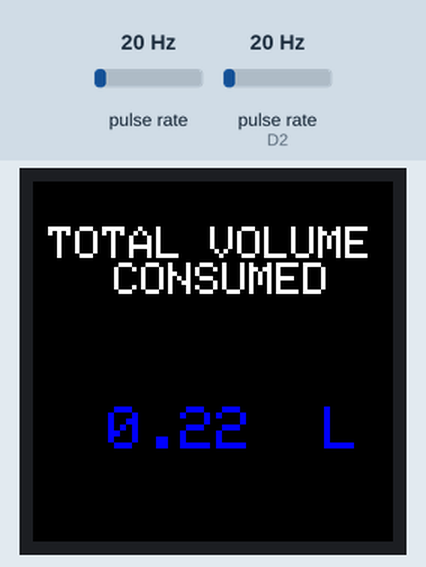
Recording of a sketch running on a simulated ESP8266 (NodeMCU). On the bench: 240×240 colour display. Wiring (inferred from the names in the program): 2 × pulse sensor: data D3 / data D2. The inputs (shaded band) are chosen by the test bench; at power-on: pulse rate 20 Hz, pulse rate (sensor on D2) 20 Hz. WiFi joins after 1.5 s; servers stay silent unless stated; what the sketch prints to the serial monitor is not drawn.

Above: at 9.3 s.
9.4 s: pulse rate (sensor 0) set to 50 Hz
At 12.2 s:
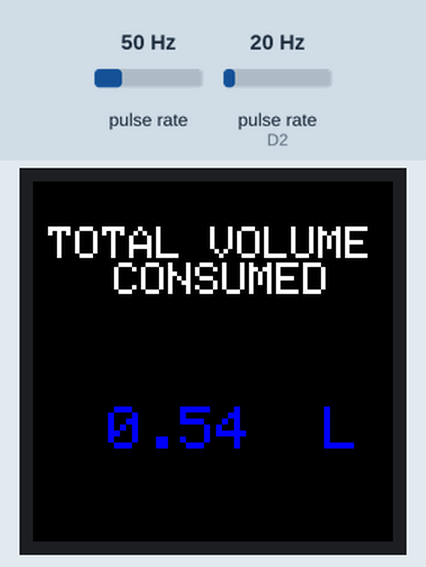
12.4 s: pulse rate (sensor on D2) set to 4 Hz
At 15.3 s:
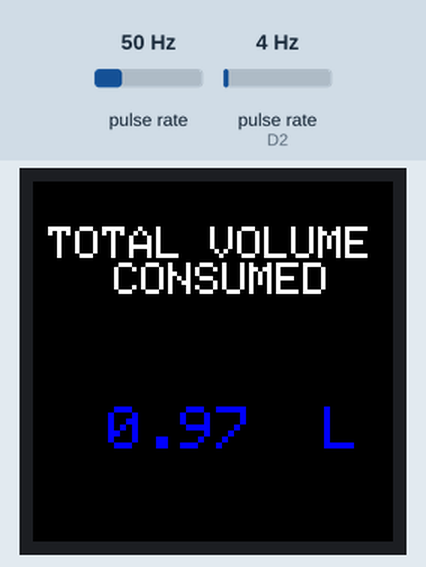
15.4 s: pulse rate (sensor 0) set to 4 Hz
At 18.3 s:
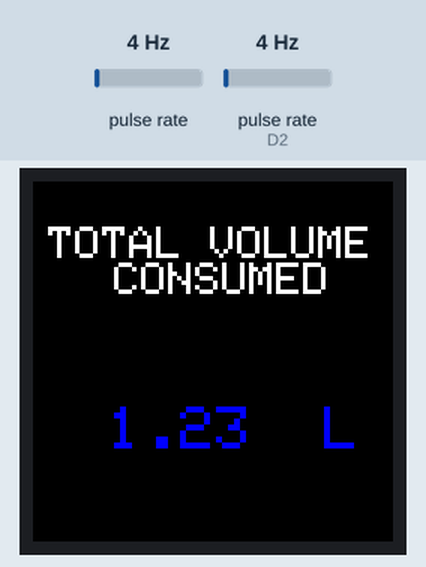
18.4 s: pulse rate (sensor on D2) set to 50 Hz
At 21.3 s:
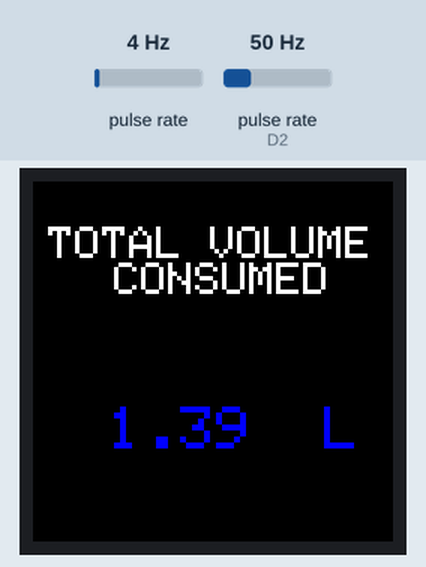
21.4 s: pulse rate (sensor 0) set to 100 Hz
At 24.3 s:
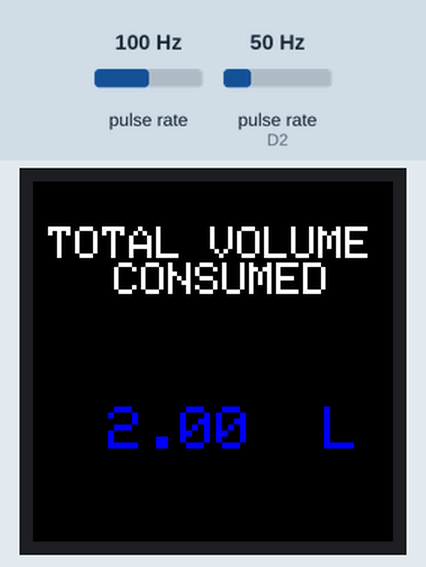
24.4 s: pulse rate (sensor on D2) set to 100 Hz
At 28.1 s:
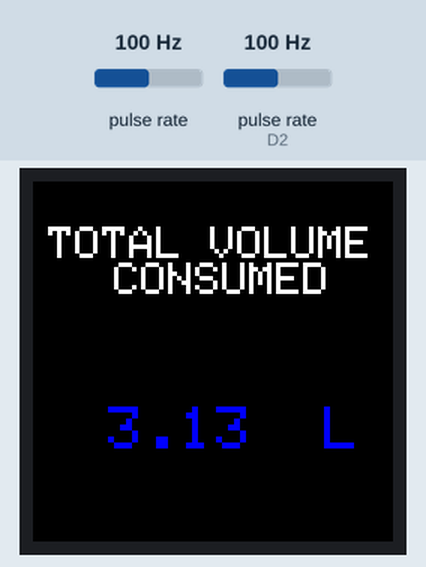
Timing chart, 0 to 28.4 s (numbered marks = the images above; inputs shaded):
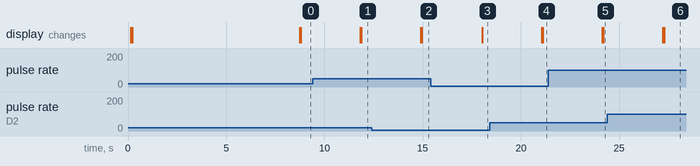

Measured:
- after the input at 9.4 s, the display: first changes after 2.4 s (image 1 shows a later state)
- after the input at 18.4 s, the display: first changes after 2.7 s (image 4 shows a later state)

The sketch:

SWM.ino
```cpp
#include<Arduino.h>
#include <EEPROM.h>
#include <ESP8266WiFi.h>
#include <ESP8266WiFi.h>
#include <ThingSpeak.h>
#include <Adafruit_GFX.h>
#include <Adafruit_ST7789.h>//OLED LIB

#define TFT_DC    D1     // TFT DC  pin is connected to NodeMCU pin D1 (GPIO5)
#define TFT_RST   D4     // TFT RST pin is connected to NodeMCU pin D2 (GPIO4)
#define TFT_CS    D8     // TFT CS  pin is connected to NodeMCU pin D8 (GPIO15)

Adafruit_ST7789 tft = Adafruit_ST7789(TFT_CS, TFT_DC, TFT_RST);

volatile int  flow_pulses1;    // Measures flow meter pulses
volatile int  flow_pulses2;
 int  lper_hour1;      // Calculated litres/hour **
int  lper_hour2;
byte flowmeter1 =D2;  // Flow Meter Pin number **
 byte flowmeter2 =D3;
 long int currentTime;
long int cloopTime;
//int consumption=0;
int time_count=0;
float totallitres1=0;
float totallitres2=0;
float totallitres3=0;
int count=0;
WiFiClient client; //mcu is the client, thingspeak as server
int channel_id = 1488683;
char writeapi_key[]= "4VAYZ9BKS2V02OV4";

void ICACHE_RAM_ATTR flow1 ()                  // Interrupt function
{
   flow_pulses1++;
}

void ICACHE_RAM_ATTR flow2 ()                  // Interrupt function
{
   flow_pulses2++;
}
void setup()
{
  tft.init(240, 240, SPI_MODE2);
  tft.setRotation(2);// ROTATION

   pinMode(flowmeter1, INPUT);
    pinMode(flowmeter2, INPUT);
   //pinMode(flowmeter2, INPUT);

   tftPrintTest(); //DISPLAY SWM
   delay(2500);

   Serial.begin(9600);
// wifi setup
   WiFi.begin("iPhone", "qwertyuio");
  while(WiFi.status() != WL_CONNECTED)
  {
    delay(1000);
    Serial.print("..");
  }
  Serial.println();
  Serial.println("NodeMCU is connected!");
  ThingSpeak.begin(client);

   //attachInterrupt(0, flow, RISING); // Setup Interrupt
   attachInterrupt(digitalPinToInterrupt(flowmeter1), flow1, RISING);
   attachInterrupt(digitalPinToInterrupt(flowmeter2), flow2, RISING);

   sei();                            // Enable interrupts
   currentTime = millis();
   cloopTime = currentTime;
   //Serial.println("total V");
   //Serial.print(totallitres,DEC);
}

void loop ()
{
   currentTime = millis();
   // Every second, calculate and print litres/hour
   if(currentTime >= (cloopTime + 1000))
   {
      cloopTime = currentTime;              // Updates cloopTime
      //Pulse frequency (Hz) = 7.5Q, Q is flow rate in L/min. (Results in +/- 3% range)
      lper_hour1 = (flow_pulses1 * 60 / 7.5); // (Pulse frequency x 60 min) / 7.5Q = flow rate in L/hour
      lper_hour2 = (flow_pulses2 * 60 / 7.5);
      totallitres1= totallitres1+ (lper_hour1 *0.00027);
      totallitres2= totallitres2+ (lper_hour2 *0.00027);
      totallitres3=totallitres1+totallitres2;
      flow_pulses1 = 0;// Reset Counter
      flow_pulses2 = 0;

      //Serial.print(lper_hour, DEC);            // Print litres/hour
      //Serial.println(" L/hour");

      // sending data to cloud
      ThingSpeak.writeField(channel_id , 1 , lper_hour1 , writeapi_key);
      ThingSpeak.writeField(channel_id , 2 , (long)totallitres1 , writeapi_key);
      ThingSpeak.writeField(channel_id , 3 , lper_hour2 , writeapi_key);
      ThingSpeak.writeField(channel_id , 4 , (long)totallitres2 , writeapi_key);
      ThingSpeak.writeField(channel_id , 5 , (long)totallitres3 , writeapi_key);
      //delay(1000);
      count++;
      if (count==2)  // 5--->15 SEC
      {

        Serial.print("Pipe1 Consumption:  ");
        Serial.print(totallitres1, 2);
        Serial.println("L");
        Serial.print("Pipe2 Consumption:  ");
        Serial.print(totallitres2, 2);
        Serial.println("L");
       Serial.print("Total Consumption:  ");
        Serial.print(totallitres3, 2);
        Serial.println("L");
       //LED display
        tft.fillScreen(ST77XX_BLACK);
        tft.setTextSize(3);
        tft.setCursor(10, 30);
         tft.setTextColor(ST77XX_WHITE);
        tft.println("TOTAL VOLUME");
        tft.println("   CONSUMED");
        tft.setCursor(50, 150);
        tft.setTextSize(4);
        tft.setTextColor(ST77XX_BLUE);
        tft.print(totallitres3, 2);
        tft.print("  L");


        count=0;
      }


   }


}

void tftPrintTest()
{
  tft.setTextWrap(false);
  tft.fillScreen(ST77XX_WHITE);// screen background color
  tft.setCursor(25, 35);//cursor pointer(x-axis,y-axis)
  tft.setTextColor(ST77XX_BLUE);//text color
  tft.setTextSize(3);// text size
  tft.println("SMART WATER");
  //tft.setCursor(25, 60);
  tft.println("    METER");

}
```
